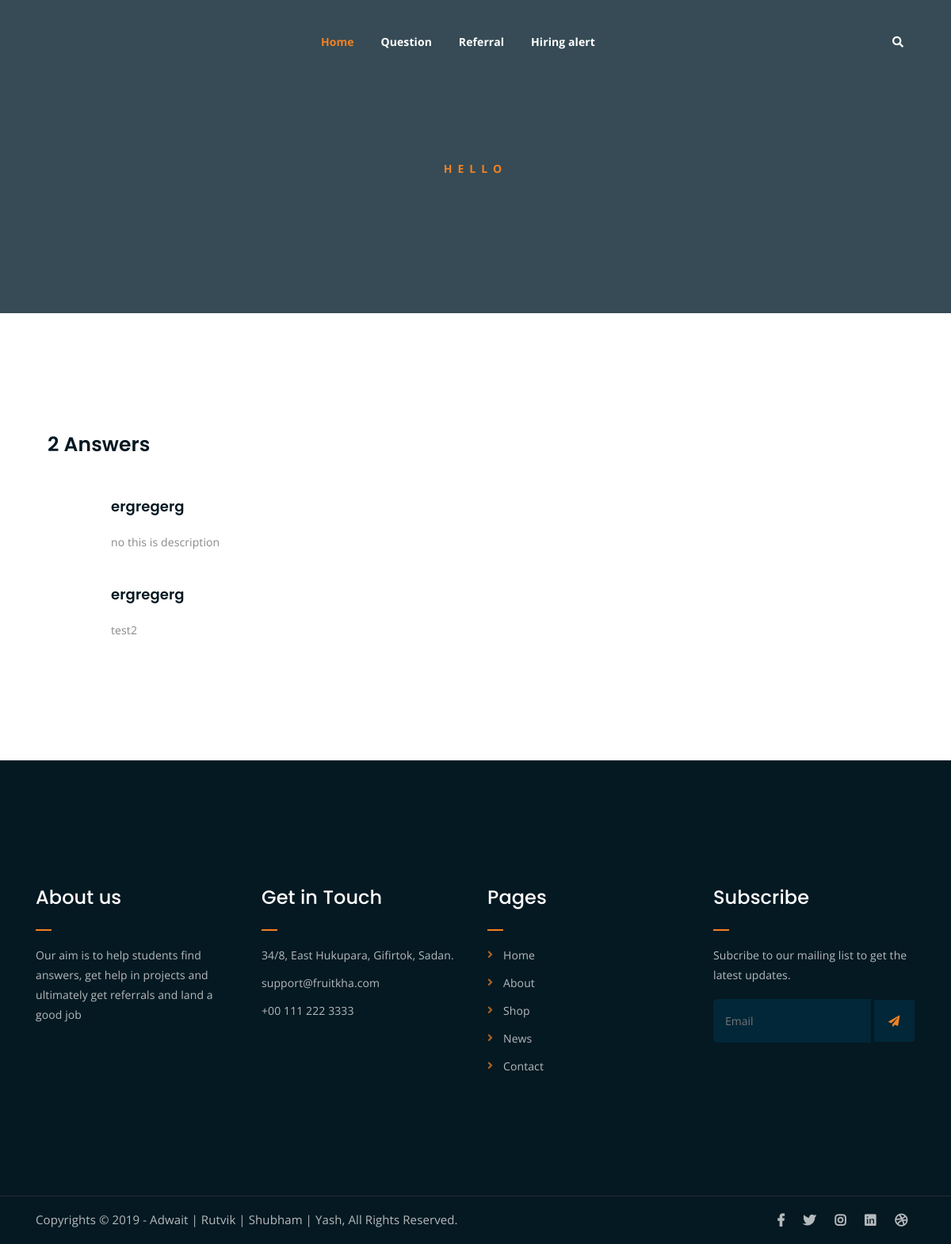
/Student/answer/1/, run on an earlier commit of the app's database.
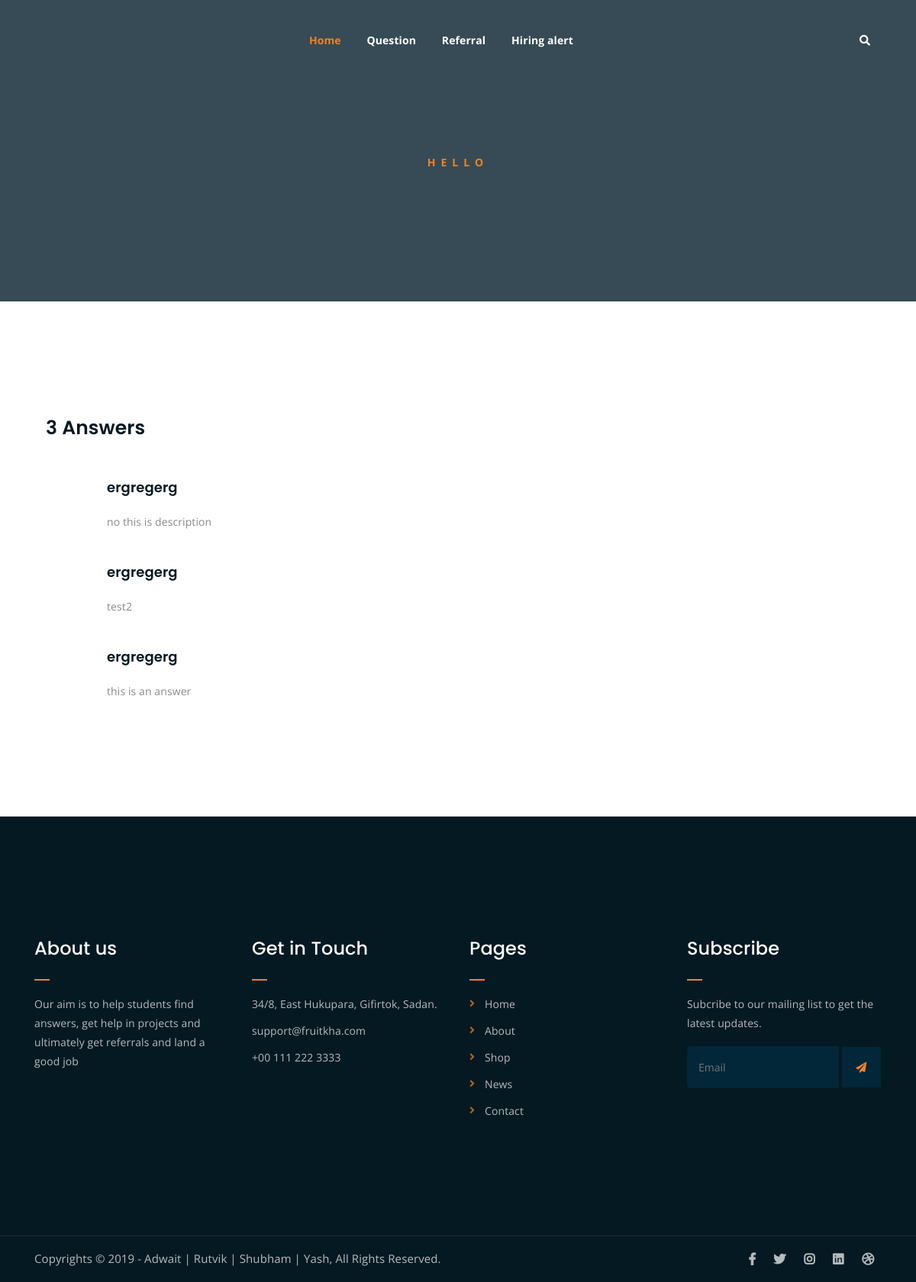
And on a later commit of the database.
### main/models.py (models this page shows)
class Answer(models.Model):
    question = models.ForeignKey(Question,on_delete=models.CASCADE)
    description = models.TextField()
    image = models.ImageField(upload_to='mainapp/question_images/', null=True)
    student = models.ForeignKey(User, on_delete=models.CASCADE)
    date_posted = models.DateTimeField(default=datetime.datetime.now())

class Question(models.Model):
    title = models.CharField(max_length=500)
    description = models.TextField()
    image = models.ImageField(upload_to='mainapp/question_images/', null=True)
    student = models.ForeignKey(User, on_delete=models.CASCADE)
    date_posted = models.DateTimeField(default=datetime.datetime.now)

### main/views.py (the view)
def StudentAnswerListView(request, pk):
    context = {
        "student": Student.objects.filter(user__pk=pk).first(),
        "answers": Answer.objects.filter(student__pk=pk),
    }
    print("in student")
    return render(request, "main/profile_ans.html", context)

### main/templates/main/profile_ans.html (shortened to what this page needs)
{% extends "main/base.html" %}
{% block content%}
<div class="breadcrumb-section breadcrumb-bg">
    <div class="container">
        <div class="row">
            <div class="col-lg-8 offset-lg-2 text-center">
                <div class="breadcrumb-text">
                    <p>Hello</p>
                </div>
            </div>
        </div>
    </div>
</div>
<div class="contact-from-section mt-150 mb-150">
    <div class="container">
            <div class="col-lg-8 mb-5 mb-lg-0">
                <div class="comments-list-wrap">
                    <h3 class="comment-count-title">{{ answers.count }} Answers</h3>
                    <div class="comment-list">
                        {%for ans in answers%}
                        <div class="single-comment-body">
                            <div class="comment-text-body">
                                <h4>{{ans.question.title}}</h4>
                                <p>{{ans.description}}</p>
                            </div>
                        </div>
                        {%endfor%}
                    </div>
                </div>
            </div>
        </div>
</div>
{% endblock content%}

What changed in the data, as far as the page shows it:
added Answer: question "ergregerg", description "this is an answer"
Also different on the page:
{{ answers.count }}: "2" → "3"
